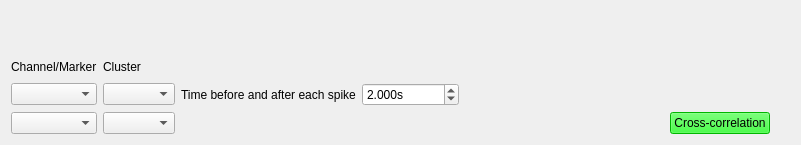
      <widget class="QWidget" name="Tab_Crosscorr">
       <attribute name="title">
        <string>Cross-correlation</string>
       </attribute>
       <attribute name="toolTip">
        <string>Cross-correlation.
Used for spiketrain detection between clusters.</string>
       </attribute>
       <layout class="QGridLayout" name="gridLayout_12">
        <item row="2" column="2">
         <widget class="QLabel" name="label_9">
          <property name="toolTip">
           <string>The time window in seconds before each spike in which other spikes are searched for.</string>
          </property>
          <property name="text">
           <string>Time before and after each spike</string>
          </property>
         </widget>
        </item>
        <item row="3" column="0">
         <widget class="QComboBox" name="cb_crossch2"/>
        </item>
        <item row="0" column="7">
         <spacer name="verticalSpacer_8">
          <property name="orientation">
           <enum>Qt::Vertical</enum>
          </property>
          <property name="sizeHint" stdset="0">
           <size>
            <width>20</width>
            <height>40</height>
           </size>
          </property>
         </spacer>
        </item>
        <item row="2" column="0">
         <widget class="QComboBox" name="cb_crossch1"/>
        </item>
        <item row="1" column="1">
         <widget class="QLabel" name="label_4">
          <property name="text">
           <string>Cluster</string>
          </property>
         </widget>
        </item>
        <item row="3" column="6">
         <widget class="QPushButton" name="btn_getcrosscorr">
          <property name="toolTip">
           <string>Show the cross-correlation plot between selected clusters/marker.
Requires spikes to be sorted.</string>
          </property>
          <property name="styleSheet">
           <string notr="true">background-color: rgb(0, 255, 0);</string>
          </property>
          <property name="text">
           <string>Cross-correlation</string>
          </property>
         </widget>
        </item>
        <item row="3" column="1">
         <widget class="QComboBox" name="cb_crosscl2"/>
        </item>
        <item row="2" column="3">
         <widget class="QDoubleSpinBox" name="dsp_crosstime">
          <property name="suffix">
           <string>s</string>
          </property>
          <property name="decimals">
           <number>3</number>
          </property>
          <property name="value">
           <double>2.000000000000000</double>
          </property>
         </widget>
        </item>
        <item row="2" column="1">
         <widget class="QComboBox" name="cb_crosscl1"/>
        </item>
        <item row="1" column="0">
         <widget class="QLabel" name="label_3">
          <property name="text">
           <string>Channel/Marker</string>
          </property>
         </widget>
        </item>
        <item row="1" column="2" colspan="4">
         <spacer name="horizontalSpacer_9">
          <property name="orientation">
           <enum>Qt::Horizontal</enum>
          </property>
          <property name="sizeHint" stdset="0">
           <size>
            <width>483</width>
            <height>20</height>
           </size>
          </property>
         </spacer>
        </item>
        <item row="0" column="0" colspan="7">
         <widget class="QtCanvas" name="plt_container_crosscorr" native="true"/>
        </item>
       </layout>
      </widget>
